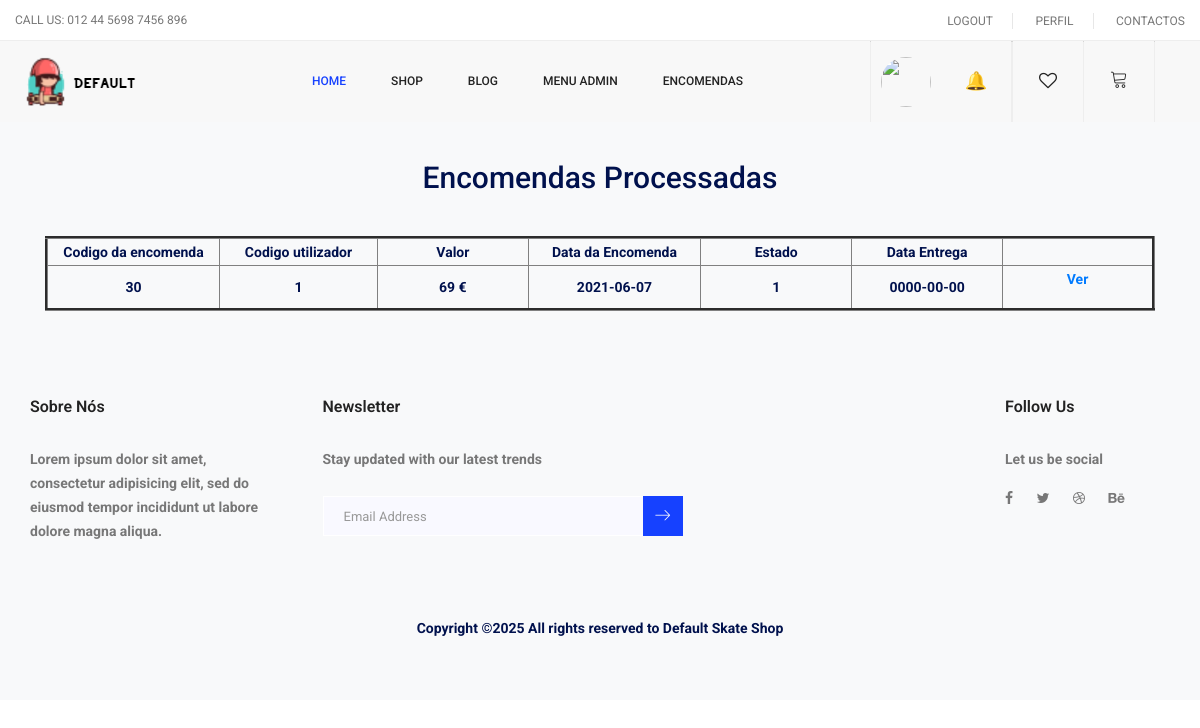
Screenshot of /pap/index.php?pagina=encomendasprocessadas (signed in) with the database file from the repository.
### tables this page shows
CREATE TABLE `encomenda` (
  `cod_encomenda` int(11) NOT NULL,
  `cod_cliente` int(11) NOT NULL,
  `estado` int(11) NOT NULL,
  `data_encomenda` date NOT NULL,
  `data_processamento` date NOT NULL,
  `data_conclusão` date NOT NULL,
  `total` int(11) NOT NULL,
  `observacao` varchar(255) NOT NULL,
  `valor` int(11) NOT NULL
);

### pap/encomendasprocessadas.php (the view, shortened to what this page needs)
<?php
$sqlstm="select * from encomenda where estado=1 order by cod_encomenda desc";
$result=mysqli_query($ligax,$sqlstm);
$n=mysqli_num_rows($result);
?>
  <br>
  <br>
 <div class="site-section bg-light b" id="contact-section">
      <div class="container">
          <div class="site-section bg-light" id="contact-section">
          <div class="container">
          <div class="row mb-5">
          <div class="col-12 text-center">
          </div>
        </div>
         <br>
         <br>
          <h2 class="section-title mb-3" align="center">  Encomendas Processadas</p></h2>
          <?php
              if($n>0){ ?>
  <table id="table" class="b" border="3">
  <tr align="center">
    <td width="5%" align="center">Codigo da encomenda</td>
    <td width="5%" align="center">Codigo utilizador</td>
    <td width="5%" align="center">Valor</td>
    <td width="5%" align="center">Data da Encomenda</td>
    <td width="5%" align="center">Estado</td>
    <td width="5%" align="center">Data Entrega</td>
    <td width="5%" align="center"></td>
  </tr>
  <br>
  <?php
      while($registo = mysqli_fetch_assoc($result)){
      $num=$registo['cod_encomenda'];
      $cod=$registo['cod_cliente'];
      $valor=round($registo['total'],2);
      $data_encomenda=$registo['data_encomenda'];
      $estado=$registo['estado'];
      $data_entrega=$registo['data_conclusão'];
      $observacao=$registo['observacao'];?>
        <tr align="center">
        <td> <?php echo $num; ?> </td>
        <td> <?php echo $cod; ?> </td>
        <td> <?php echo $valor;  ?> € </td>
        <td> <?php echo $data_encomenda; ?> </td>
        <td> <?php echo $estado; ?> </td>
        <td> <?php echo $data_entrega; ?> </td>
        <td> <a href="ver_concluir.php?num=<?php echo $num?>"><p style="#FF8C00"> Ver </p></a></td>
        </tr>
    <?php }?>
  </table>
  <?php
} else {
echo "Não existem encomendas processadas!"; ?>
<?php }
?>
  <br>
</div>
</div>
</div>

### pap/index.php (style rules this page uses)
.b { font-weight: bold; color:#00114d; }

### rows the page displays
encomenda: cod_encomenda "30", cod_cliente "1", total "69", data_encomenda "2021-06-07", estado "1", data_conclusão "0000-00-00"
